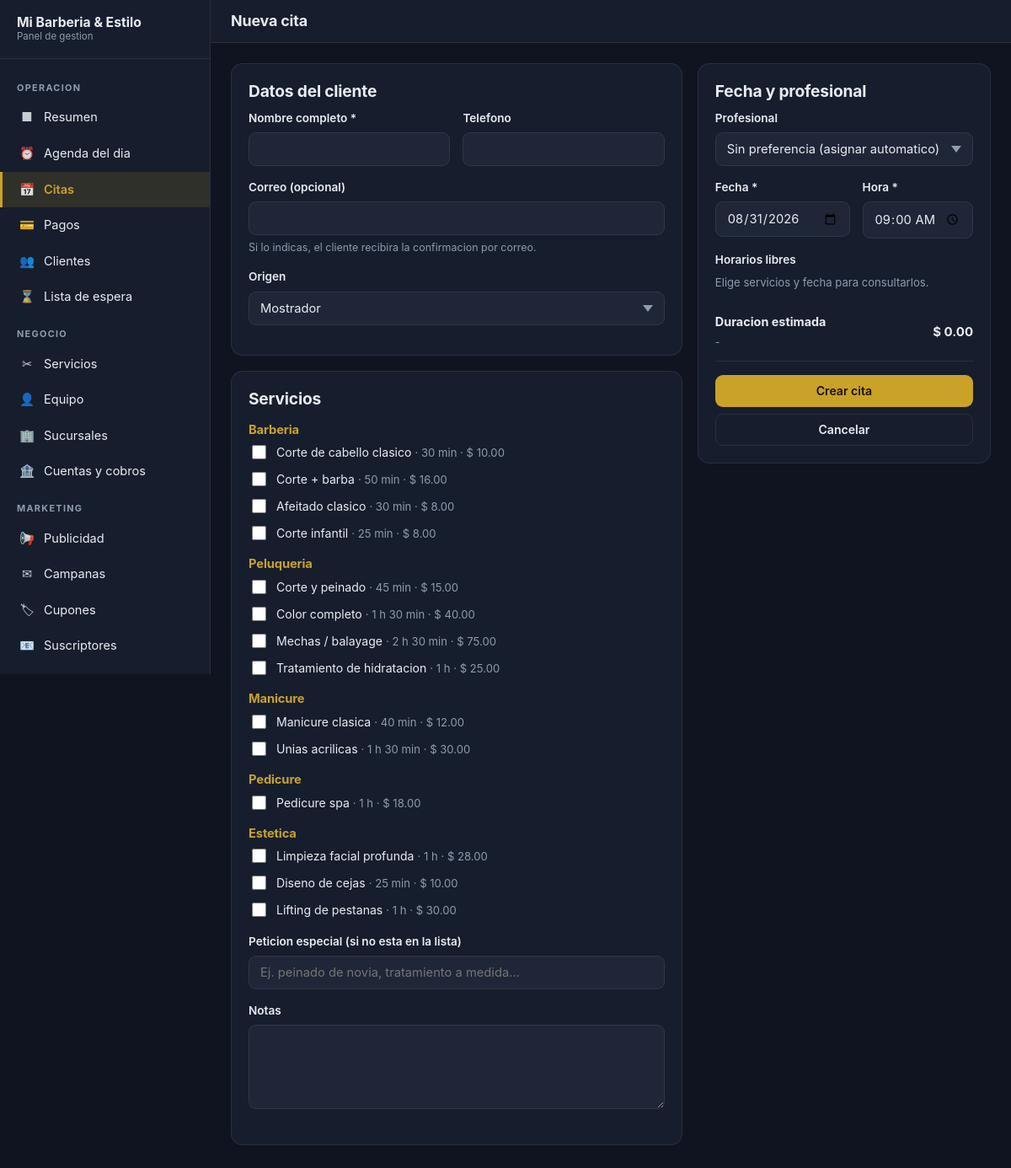
The app's page /panel/citas/nueva (signed in) with its own data.
### tables this page shows
CREATE TABLE `service_categories` (
  `id` int(10) unsigned NOT NULL AUTO_INCREMENT,
  `name` varchar(100) NOT NULL,
  `slug` varchar(120) NOT NULL,
  `description` varchar(500) NOT NULL DEFAULT '',
  `icon` varchar(60) NOT NULL DEFAULT '' COMMENT 'Nombre del icono en la interfaz',
  `color` varchar(7) NOT NULL DEFAULT '#8b5cf6',
  `image_path` varchar(255) NOT NULL DEFAULT '',
  `is_active` tinyint(1) NOT NULL DEFAULT 1,
  `show_on_home` tinyint(1) NOT NULL DEFAULT 1,
  `sort_order` smallint(6) NOT NULL DEFAULT 0,
  `created_at` datetime NOT NULL,
  `updated_at` datetime NOT NULL,
  `deleted_at` datetime DEFAULT NULL,
  PRIMARY KEY (`id`),
  UNIQUE KEY `uq_categories_slug` (`slug`),
  KEY `idx_categories_active` (`is_active`,`sort_order`)
);

CREATE TABLE `services` (
  `id` int(10) unsigned NOT NULL AUTO_INCREMENT,
  `category_id` int(10) unsigned NOT NULL,
  `name` varchar(140) NOT NULL,
  `slug` varchar(160) NOT NULL,
  `short_description` varchar(255) NOT NULL DEFAULT '',
  `description` text DEFAULT NULL,
  `image_path` varchar(255) NOT NULL DEFAULT '',
  `duration_minutes` smallint(5) unsigned NOT NULL DEFAULT 30,
  `buffer_before_minutes` smallint(5) unsigned NOT NULL DEFAULT 0 COMMENT 'Preparacion previa',
  `buffer_after_minutes` smallint(5) unsigned NOT NULL DEFAULT 5 COMMENT 'Limpieza posterior',
  `price` decimal(10,2) NOT NULL DEFAULT 0.00,
  `promo_price` decimal(10,2) DEFAULT NULL,
  `promo_starts_at` datetime DEFAULT NULL,
  `promo_ends_at` datetime DEFAULT NULL,
  `deposit_required` tinyint(1) NOT NULL DEFAULT 0 COMMENT 'Exige abono para reservar',
  `deposit_amount` decimal(10,2) NOT NULL DEFAULT 0.00,
  `deposit_is_percentage` tinyint(1) NOT NULL DEFAULT 0,
  `requires_consultation` tinyint(1) NOT NULL DEFAULT 0,
  `max_per_day` smallint(5) unsigned NOT NULL DEFAULT 0 COMMENT '0 = sin limite',
  `loyalty_points` smallint(5) unsigned NOT NULL DEFAULT 0,
  `is_active` tinyint(1) NOT NULL DEFAULT 1,
  `is_featured` tinyint(1) NOT NULL DEFAULT 0,
  `bookable_online` tinyint(1) NOT NULL DEFAULT 1,
  `gender_target` enum('all','male','female','kids') NOT NULL DEFAULT 'all',
  `sort_order` smallint(6) NOT NULL DEFAULT 0,
  `created_at` datetime NOT NULL,
  `updated_at` datetime NOT NULL,
  `deleted_at` datetime DEFAULT NULL,
  PRIMARY KEY (`id`),
  UNIQUE KEY `uq_services_slug` (`slug`),
  KEY `idx_services_category` (`category_id`,`is_active`),
  KEY `idx_services_featured` (`is_featured`,`is_active`),
  KEY `idx_services_deleted` (`deleted_at`),
  CONSTRAINT `fk_services_category` FOREIGN KEY (`category_id`) REFERENCES `service_categories` (`id`)
);

### app/Views/admin/appointments/create.php (the view, shortened to what the rows shown need)
<form method="post" action="<?= e(url('/panel/citas')) ?>">
    <div class="grid grid--sidebar">
        <div>
            <div class="card">
                <h2>Datos del cliente</h2>
            </div>
            <div class="card">
                <h2>Servicios</h2>
                <?php foreach ($categories as $category): ?>
                    <?php if (empty($category['services'])) { continue; } ?>
                    <h3 class="mt-2" style="font-size:.92rem;color:var(--a-primary)"><?= e($category['name']) ?></h3>
                    <?php foreach ($category['services'] as $service): ?>
                        <?php $price = BookingService::currentPrice($service); ?>
                        <label class="checkbox">
                            <input type="checkbox" name="service_ids[]" value="<?= (int) $service['id'] ?>"
                                   data-duration="<?= (int) $service['duration_minutes'] ?>"
                                   data-price="<?= e((string) $price) ?>"
                                   data-name="<?= e($service['name']) ?>">
                            <span>
                                <?= e($service['name']) ?>
                                <span class="text-muted text-small">
                                    &middot; <?= e(minutes_to_human((int) $service['duration_minutes'])) ?>
                                    &middot; <?= e(money($price)) ?>
                                </span>
                            </span>
                        </label>
                    <?php endforeach; ?>
                <?php endforeach; ?>
                <div class="field mt-2">
                    <label for="custom_request">Peticion especial (si no esta en la lista)</label>
                    <input id="custom_request" type="text" name="custom_request" maxlength="255"
                           placeholder="Ej. peinado de novia, tratamiento a medida...">
                </div>
                <div class="field">
                    <label for="notes">Notas</label>
                    <textarea id="notes" name="notes" rows="3" maxlength="1000"></textarea>
                </div>
            </div>
        </div>
        <div>
            <div class="card">
                <h2>Fecha y profesional</h2>
            </div>
        </div>
    </div>
</form>

### records on screen
service_categories: name "Barberia"
services: name "Corte de cabello clasico", duration_minutes "30 min", price "$ 10.00"
services: name "Corte + barba", duration_minutes "50 min", price "$ 16.00"
services: name "Afeitado clasico", duration_minutes "30 min", price "$ 8.00"
services: name "Corte infantil", duration_minutes "25 min", price "$ 8.00"
service_categories: name "Peluqueria"
services: name "Corte y peinado", duration_minutes "45 min", price "$ 15.00"
services: name "Color completo", duration_minutes "1 h 30 min", price "$ 40.00"
services: name "Mechas / balayage", duration_minutes "2 h 30 min", price "$ 75.00"
services: name "Tratamiento de hidratacion", duration_minutes "1 h", price "$ 25.00"
service_categories: name "Manicure"
services: name "Manicure clasica", duration_minutes "40 min", price "$ 12.00"
services: name "Unias acrilicas", duration_minutes "1 h 30 min", price "$ 30.00"
service_categories: name "Pedicure"
services: name "Pedicure spa", duration_minutes "1 h", price "$ 18.00"
service_categories: name "Estetica"
services: name "Limpieza facial profunda", duration_minutes "1 h", price "$ 28.00"
services: name "Diseno de cejas", duration_minutes "25 min", price "$ 10.00"
services: name "Lifting de pestanas", duration_minutes "1 h", price "$ 30.00"

### other values on screen
str_limit($businessName, 22) "Mi Barberia & Estilo"
$groupLabel "OPERACION"
$item['icon'] "■"
$item['label'] "Resumen"
$item['icon'] "⏰"
$item['label'] "Agenda del dia"
$item['icon'] "📅"
$item['label'] "Citas"
$item['icon'] "💳"
$item['label'] "Pagos"
$item['icon'] "👥"
$item['label'] "Clientes"
$item['icon'] "⌛"
$item['label'] "Lista de espera"
$groupLabel "NEGOCIO"
